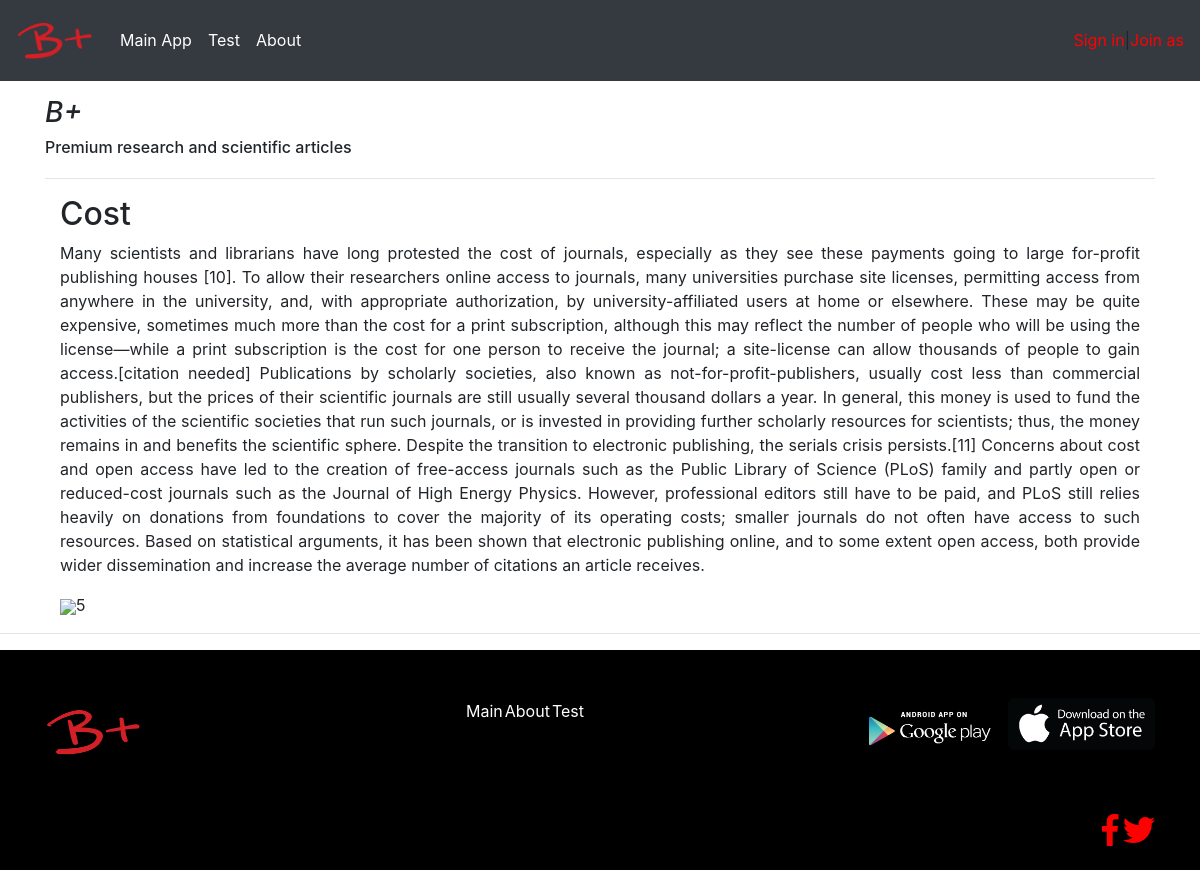
The page /news/1/ on the database its author committed.
### mainApp/models.py (models this page shows, shortened)
class News(models.Model):
	title = models.CharField(max_length = 200)
	text = models.TextField()
	likes = models.IntegerField(default = 0)
	user = models.ForeignKey(User)

### mainApp/views.py (the view)
# urls.py: url(r'^news/(?P<news_id>[0-9]+)/$', views.show_news, name = 'news'),
def show_news(request, news_id):
	args = {}
	args.update(csrf(request))
	args['news_list'] = get_object_or_404(News, id = news_id)
	return render(request, 'mainApp/news.html', args)

### mainApp/templates/mainApp/news.html (shortened to what this page needs)
{% extends 'mainApp/wrapper.html' %}
{% load staticfiles %}
{% block content %}
  <main role="main" class="container" >
    <h2>{{ news_list.title }}</h2>
    <p align="justify">{{ news_list.text }}</p>
    <p><a href="/news/addlikes/{{ news_list.id}}"><img src="{% static 'img/like.png' %}" width="25px"></a>{{ news_list.likes }}</p>
  </main>
{% endblock %}

### rows shown on the page
News: title "Cost", text "Many scientists and librarians have long protested the cost of journals, especially as they see these payments going to large for-profit publishing houses [10]. To allow their researchers online access to journals, many universities purchase site licenses, permitting access from anywhere in the university, and, with appropriate authorization, by university-affiliated users at home or elsewhere. These may be quite expensive, sometimes much more than the cost for a print subscription, although this may reflect the number of people who will be using the license—while a print subscription is the cost for one person to receive the journal; a site-license can allow thousands of people to gain…", likes "5"
